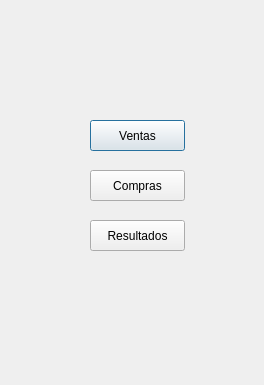
<?xml version="1.0" encoding="UTF-8"?>
<ui version="4.0">
 <class>Dialog</class>
 <widget class="QDialog" name="Dialog">
  <property name="geometry">
   <rect>
    <x>0</x>
    <y>0</y>
    <width>264</width>
    <height>385</height>
   </rect>
  </property>
  <property name="windowTitle">
   <string>Dialog</string>
  </property>
  <widget class="QPushButton" name="btnVentas">
   <property name="geometry">
    <rect>
     <x>90</x>
     <y>120</y>
     <width>95</width>
     <height>31</height>
    </rect>
   </property>
   <property name="text">
    <string>Ventas</string>
   </property>
  </widget>
  <widget class="QPushButton" name="btnCompras">
   <property name="geometry">
    <rect>
     <x>90</x>
     <y>170</y>
     <width>95</width>
     <height>31</height>
    </rect>
   </property>
   <property name="text">
    <string>Compras</string>
   </property>
  </widget>
  <widget class="QPushButton" name="btnResultados">
   <property name="geometry">
    <rect>
     <x>90</x>
     <y>220</y>
     <width>95</width>
     <height>31</height>
    </rect>
   </property>
   <property name="text">
    <string>Resultados</string>
   </property>
  </widget>
 </widget>
 <resources/>
 <connections/>
</ui>
